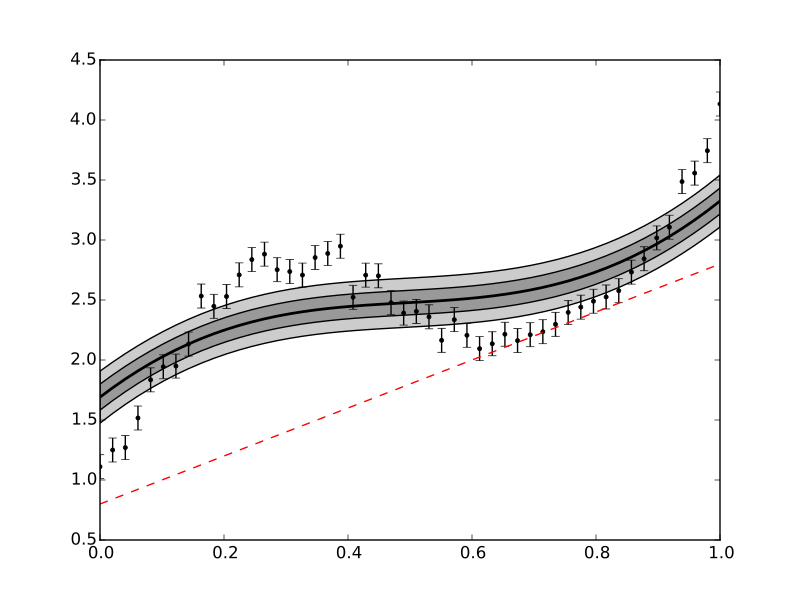

Reproduce this figure in Python.
import GeePea
import numpy as np

my_mean_func = lambda p,x: p[0] + p[1] * x

x = np.linspace(0,1,50)
y = my_mean_func([1.,3.],x) + np.sin(2*np.pi*x) + np.random.normal(0,0.1,x.size)

mfp = [0.8,2.] # mean function parameters
hp = [1.,1.,0.1] # kernel hyperparameters (sq exponential takes 3 parameters for 1D input)

gp = GeePea.GP(x,y,p=mfp+hp,mf=my_mean_func)
gp.plot()

print "test"
